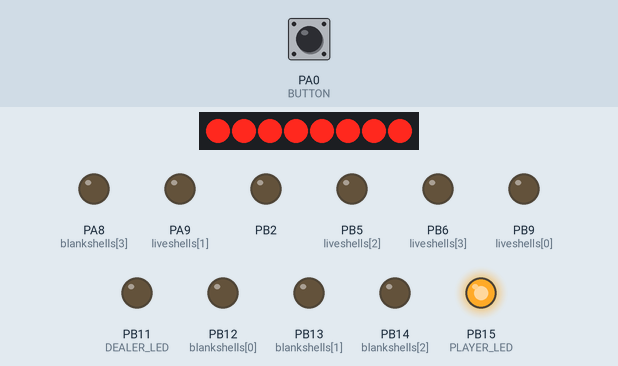
Simulated run of this program. Board: STM32 Blue Pill. Shown: 8 shift-register outputs drawn as a row of LEDs (first output left, lit = HIGH), output pins drawn as LEDs (lit = HIGH). Wiring (inferred from the names in the program): shift register (74HC595): data PB0; shift clock PA5; latch PA6; OE PA7; MR PA4. Wiring (inferred from the signals the program sends): row of LEDs: on Q0, Q1, Q2, Q3, Q4, Q5, Q6, Q7. Inputs (shaded band) come from the test bench; at power-on: PA0 (BUTTON) LOW. Random numbers use the default seed unless the program sets one; pins used as bus, display or sensor lines are not drawn.

Above: at 7.8 s.
7.9 s: PA0 (BUTTON) pulled HIGH for 0.15 s
At 10.3 s:
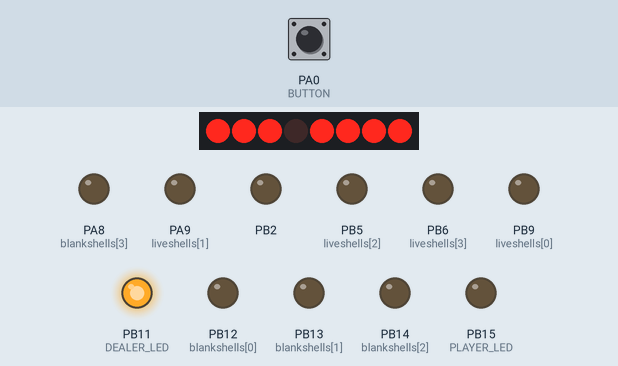
17.0 s: PA0 (BUTTON) pulled HIGH for 3.2 s
At 21.6 s:
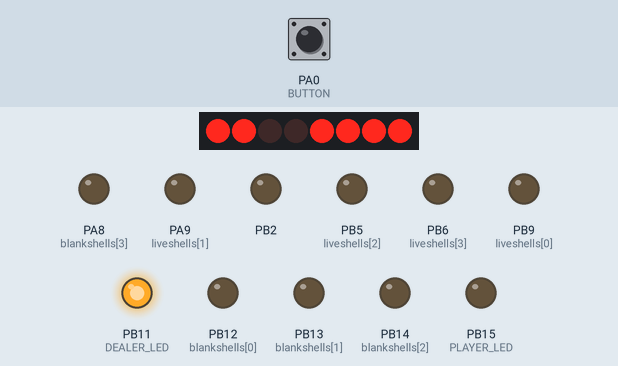
25.3 s: PA0 (BUTTON) pulled HIGH for 3.2 s
At 30.6 s:
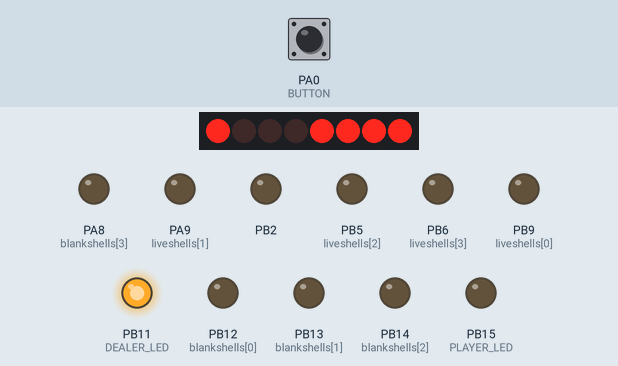
Timing chart, 0 to 38.5 s (numbered marks = the images above; inputs shaded):
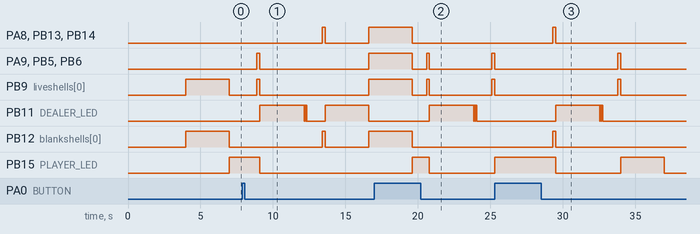

Measured:
- after the input at 7.9 s, PA8 (blankshells[3]): LOW → HIGH after 5.5 s, → LOW 0.20 s later, → HIGH 3.0 s later; PA9 (liveshells[1]): LOW → HIGH after 1.0 s, → LOW 0.20 s later, → HIGH 7.5 s later
- after the input at 17.0 s, PB11 (DEALER_LED): LOW → HIGH after 3.8 s, then repeats every 0.10 s: LOW 0.05 s, HIGH 0.05 s, until it stays LOW from 24.1 s
- after the input at 25.3 s, PA8 (blankshells[3]), PB12 (blankshells[0]), PB13 (blankshells[1]), PB14 (blankshells[2]): LOW → HIGH after 4.0 s, → LOW 0.20 s later; PB11 (DEALER_LED): LOW → HIGH after 4.2 s, then repeats every 0.10 s: LOW 0.05 s, HIGH 0.05 s, until it stays LOW from 32.8 s

The program:

main.cpp
```cpp
#include <Arduino.h>

#define SER PB0
#define OE PA7
#define RCLK PA6
#define SRCLK PA5
#define SRCLR PA4
#define BUTTON PA0
#define BLANK 0
#define LETHAL 1
#define DEALER_LED PB11
#define PLAYER_LED PB15

unsigned int totalHealth;
unsigned int roundCount = 1;
bool turn;
unsigned int numberOfBlanks;
unsigned int numberOfLethals;
unsigned int totalShellCount;
unsigned int dealerHealth;
unsigned int playerHealth;
bool inRoundCount;
bool roundCleared = true;
int shellCount;
char blankshells[4] = {PB12, PB13, PB14, PA8};
char liveshells[4] = {PB9, PA9 ,PB5, PB6};
char shellOrder[8] = {5, 5, 5, 5, 5, 5, 5, 5};

void updatePlayersHealth()
{
  byte playerHealthHalfBit;
  byte dealerHealthHalfBit;
  switch(playerHealth)
  {
    case 1:
      playerHealthHalfBit = 0x8;
      break;
    case 2:
      playerHealthHalfBit = 0xC;
      break;
    case 3:
      playerHealthHalfBit = 0xE;
      break;
    case 4:
      playerHealthHalfBit = 0xF;
      break;
  }
  switch(dealerHealth)
  {
    case 1:
      dealerHealthHalfBit = 0x8;
      break;
    case 2:
      dealerHealthHalfBit = 0xC;
      break;
    case 3:
      dealerHealthHalfBit = 0xE;
      break;
    case 4:
      dealerHealthHalfBit = 0xF;
      break;
  }
  shiftOut(SER, SRCLK, LSBFIRST, (dealerHealthHalfBit << 4) | playerHealthHalfBit);
  digitalWrite(RCLK, 1);
  digitalWrite(RCLK, 0);
}

void drawPlayersHealth()
{
  totalHealth = random(2,5);
  dealerHealth = totalHealth;
  playerHealth = totalHealth;
}

void tellRoundCount()
{
  for (int i = 0; i < 4; i ++)
  {
    switch(roundCount)
    {
      case 1:
        shiftOut(SER, SRCLK, LSBFIRST, 0x88);
        break;
      case 2:
        shiftOut(SER, SRCLK, LSBFIRST, 0xCC);
        break;
      case 3:
        shiftOut(SER, SRCLK, LSBFIRST, 0xEE);
        break;
    }
    digitalWrite(RCLK, HIGH);
    digitalWrite(RCLK, LOW);
    delay(500);
    shiftOut(SER, SRCLK, LSBFIRST, 0x00);
    digitalWrite(RCLK, HIGH);
    digitalWrite(RCLK, LOW);
    delay(500);
  }
}

void showBullets()
{
  for(int i = 0; i < numberOfBlanks; i++)
  {
    digitalWrite(blankshells[i], 1);
  }
  for(int j = 0; j < numberOfLethals; j++)
  {
    digitalWrite(liveshells[j], 1);
  }
  delay(3000);
  for(int x = 0; x < 4; x++)
  {
    digitalWrite(liveshells[x], 0);
    digitalWrite(blankshells[x], 0);
  }
}

void updateTurnLights()
{
  if (turn == false)
  {
    digitalWrite(PLAYER_LED, 1);
    digitalWrite(DEALER_LED, 0);
  }
  else
  {
    digitalWrite(DEALER_LED, 1);
    digitalWrite(PLAYER_LED, 0);
  }
}

void insertBullets()
{
  numberOfBlanks = 0;
  numberOfLethals = 0;
  totalShellCount = random(2, 9);
  for (int i = 0; i < totalShellCount; i++)
  {
    shellOrder[i] = random(2);
  }
  for (int a = 0; a < totalShellCount; a++)
  {
    bool shellType = shellOrder[a];
    if (shellType == BLANK)
    {
      numberOfBlanks++;
    }
    else
    {
      numberOfLethals++;
    }
  }
  shellCount = 0;
}

void blinkYourself(bool state)
{
  if (state == false)
  {
    for (int i = 0; i < 3; i++)
    {
      digitalWrite(PLAYER_LED, 1);
      delay(50);
      digitalWrite(PLAYER_LED, 0);
      delay(50);
    }
  }
  else
  {
    for (int i = 0; i < 3; i++)
    {
      digitalWrite(DEALER_LED, 1);
      delay(50);
      digitalWrite(DEALER_LED, 0);
      delay(50);
    }
  }
}

void fireBlank()
{
  for(int i = 0; i < 4; i++)
  {
    digitalWrite(blankshells[i], 1);
  }
  delay(200);
  for(int i = 0; i < 4; i++)
  {
    digitalWrite(blankshells[i], 0);
  }
}

void fireLive()
{
  for(int i = 0; i < 4; i++)
  {
    digitalWrite(liveshells[i], 1);
  }
  delay(200);
  for(int i = 0; i < 4; i++)
  {
    digitalWrite(liveshells[i], 0);
  }
}

void roundPlay()
{
  if (turn == false)
  {
    while (digitalRead(BUTTON) != 1)
    {
    }
    delay(1000);
    if (digitalRead(BUTTON) != 1) //player shoots dealer
    {
      if (shellOrder[shellCount] == BLANK)
      {
        shellCount++;
        numberOfBlanks--;
        fireBlank();
        turn = !turn;
      }
      else
      {
        shellCount++;
        numberOfLethals--;
        dealerHealth--;
        fireLive();
        turn = !turn;
      }
    }
    else
    {
      blinkYourself(false);
      if(shellOrder[shellCount] == BLANK) //player shoots himself
      {
        shellCount++;
        numberOfBlanks--;
        fireBlank();
      }
      else
      {
        shellCount++;
        numberOfLethals--;
        playerHealth--;
        fireLive();
        turn = !turn;
      }
    }
  }
  else
  {
    if (numberOfBlanks > numberOfLethals) //dealer shoots himself
    {
      blinkYourself(true);
      delay(1000);
      if (shellOrder[shellCount] == BLANK)
      {
        shellCount++;
        numberOfBlanks--;
        fireBlank();
      }
      else
      {
        shellCount++;
        numberOfLethals--;
        fireLive();
        dealerHealth--;
        turn = !turn;
      }
    }
    else if (numberOfBlanks == numberOfLethals) //random draw
    {
      unsigned int freedomOfChoise = random(2);
      if (freedomOfChoise == 0) // dealer randomly shoots player
      {
        if(shellOrder[shellCount] == BLANK)
        {
          shellCount++;
          numberOfBlanks--;
          fireBlank();
          turn = !turn;
        }
        else
        {
          shellCount++;
          numberOfLethals--;
          fireLive();
          playerHealth--;
          turn = !turn;
        }
      }
      else //dealer randomly shoots himself
      {
        blinkYourself(true);
        delay(1000);
        if (shellOrder[shellCount] == BLANK)
        {
          shellCount++;
          numberOfBlanks--;
          fireBlank();
        }
        else
        {
          shellCount++;
          numberOfLethals--;
          fireLive();
          dealerHealth--;
          turn = !turn;
        }
      }
    }
    else //dealer shoots player
    {
      if(shellOrder[shellCount] == BLANK)
      {
        shellCount++;
        numberOfBlanks--;
        fireBlank();
        turn = !turn;
      }
      else
      {
        shellCount++;
        numberOfLethals--;
        fireLive();
        playerHealth--;
        turn = !turn;
      }
    }
  }
  updatePlayersHealth();
  updateTurnLights();
}

void checkHealth()
{
  if (playerHealth == 0)
  {
    roundCount = 1;
    roundCleared = true;
  }
  if (dealerHealth == 0)
  {
    roundCount++;
    roundCleared = true;
  }
  if ((numberOfBlanks + numberOfLethals == 0))
  {
    inRoundCount = true;
  }
}

void setup()
{
  pinMode(SER, OUTPUT);
  pinMode(OE, OUTPUT);
  pinMode(RCLK, OUTPUT);
  pinMode(SRCLK, OUTPUT);
  pinMode(SRCLR, OUTPUT);
  pinMode(DEALER_LED, OUTPUT);
  pinMode(PLAYER_LED, OUTPUT);
  pinMode(BUTTON, INPUT_PULLDOWN);
  pinMode(PB2, OUTPUT);

  for (int i = 0; i < 4; i++)
  {
    pinMode(blankshells[i], OUTPUT);
    pinMode(liveshells[i], OUTPUT);
  }

  digitalWrite(OE, LOW);
  digitalWrite(SRCLR, HIGH);

  randomSeed(analogRead(PB1));

}

void loop()
{
  if (roundCleared == true)
  {
    digitalWrite(PLAYER_LED, 0);
    digitalWrite(DEALER_LED, 0);
    turn = false;
    tellRoundCount();
    drawPlayersHealth();
    updatePlayersHealth();
    do
    {
      insertBullets();
    } while (numberOfBlanks > (totalShellCount / 2) || numberOfLethals > (totalShellCount / 2));
    showBullets();
    updateTurnLights();
    inRoundCount = false;
    roundCleared = false;
  }
  if (inRoundCount == true)
  {
    digitalWrite(PLAYER_LED, 0);
    digitalWrite(DEALER_LED, 0);
    do
    {
      insertBullets();
    } while (numberOfBlanks > (totalShellCount / 2) || numberOfLethals > (totalShellCount / 2));
    showBullets();
    turn = false;
    updateTurnLights();
    inRoundCount = false;
  }

  roundPlay();
  checkHealth();
  delay(3000);

  if(roundCount > 4)
  {
    digitalWrite(PB2, HIGH);
    while (1){}
  }
}
```
